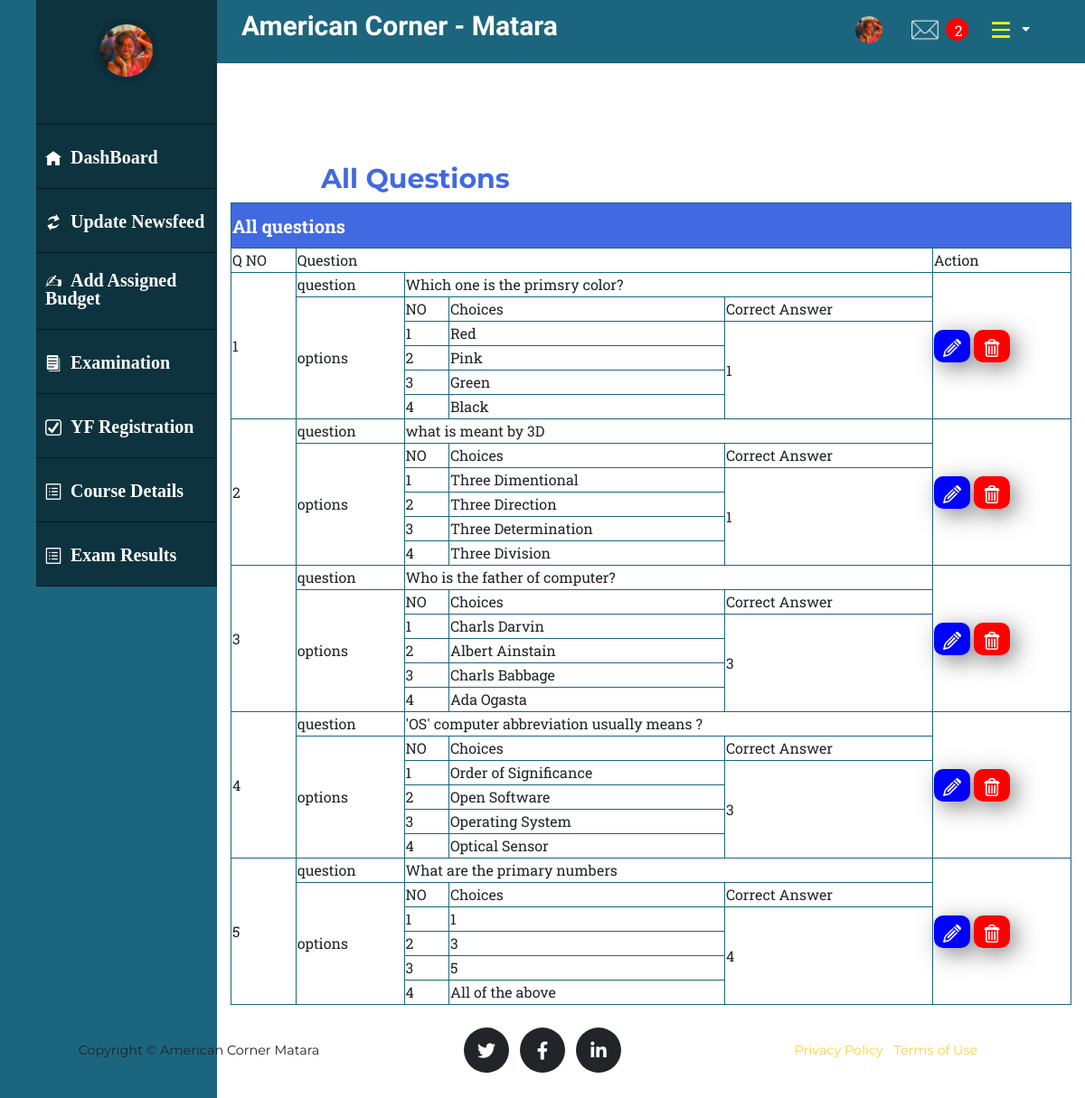
Screenshot of /index.php/Examination/see_questions/2 with the database file from the repository.
### tables this page shows
CREATE TABLE IF NOT EXISTS `question` (
  `id` int(10) NOT NULL AUTO_INCREMENT,
  `exam_id` int(10) NOT NULL,
  `subject_id` int(5) NOT NULL,
  `question` varchar(255) NOT NULL,
  `option_1` varchar(100) NOT NULL,
  `option_2` varchar(100) NOT NULL,
  `option_3` varchar(100) NOT NULL,
  `option_4` varchar(100) NOT NULL,
  `correct_answer` int(1) NOT NULL,
  `answer` int(2) NOT NULL,
  `Status` varchar(20) NOT NULL DEFAULT 'Active',
  PRIMARY KEY (`id`)
);

### application/controllers/Examination.php (called while the page is built, shortened)
<?php
class Examination extends CI_Controller {
     public function see_questions($id){
        $this->load->model("login_model");
        $data['results'] = $this->login_model->count_mesaage();
        $this->load->view('ADMIN/header',$data);
        $this->load->model('exam_model');
        $results = $this->exam_model->view_all_questions($id) ;
        $this->load->view('see_questions',['results' => $results]);
    }
}

### index.php (called while the page is built, shortened)
<?php
require_once BASEPATH.'core/CodeIgniter.php';

### application/models/exam_model.php (called while the page is built, shortened)
<?php
class exam_model extends CI_Model{
	public function view_all_questions($id)
	{
		return $this->db->get_where('question',['exam_id' => $id,'status'=> 'Active'])->result();
	}
}

### application/views/see_questions.php (the view, shortened to what this page needs)
    <div class ="right">
       <div class="container">
        <h4 >All Questions</h4>
            <table class="question-all-table " width="100%">
                <tr>
                  <th colspan="6">All questions</th>
                </tr>
                <tr>
                  <td>Q NO</td>
                  <td colspan="4">Question</td>
                  <td>Action</td>
                </tr>
                <?php
            $i = 1;
            foreach ($results as $result):?>
                <tr>
                  <td rowspan="6"><?= $i++; ?></td>
                  <td>question</td>
                  <td colspan="3"><?= $result->question; ?></td>
                  <td rowspan="6">
                    <a href="<?= base_url('index.php/Examination/edit_question/'.$result->id);?>"  class="edit-btn"  style="background: blue;" ><img src="<?php echo base_url('assests/img/cutom/edit.png')?>" width="20px" height="20px"></a>
                    <a href="<?= base_url('index.php/Examination/delete_question/'.$result->id);?>" class="edit-btn" style="background: red;" onclick="return confirm('Do you really want to delete this record?');"><img src="<?php echo base_url('assests/img/cutom/delete.png')?>" width="20px" height="20px"></a> </td>
                </tr>
                <tr>
                  <td rowspan="5">options</td>
                  <td>NO</td>
                  <td>Choices</td>
                  <td >Correct Answer</td>
                </tr>
                <tr>
                  <td>1</td>
                  <td><?= $result->option_1; ?></td>
                  <td rowspan="4"><?= $result->correct_answer; ?></td>
                </tr>
                <tr>
                  <td>2</td>
                  <td><?= $result->option_2; ?></td>
                </tr>
                <tr>
                  <td>3</td>
                  <td><?= $result->option_3; ?></td>
                </tr>
                <tr>
                  <td>4</td>
                  <td><?= $result->option_4; ?></td>
                </tr>
              <?php endforeach;?>
            </table>
        </div>
      </div>
  <footer class="footer">
    <div class="container">
      <div class="row align-items-center">
        <div class="col-md-4">
          <span class="copyright">Copyright &copy; American Corner Matara</span>
        </div>
        <div class="col-md-4">
          <ul class="list-inline social-buttons">
            <li class="list-inline-item">
              <a href="#">
                <i class="fab fa-twitter"></i>
              </a>
            </li>
            <li class="list-inline-item">
              <a href="#">
                <i class="fab fa-facebook-f"></i>
              </a>
            </li>
            <li class="list-inline-item">
              <a href="#">
                <i class="fab fa-linkedin-in"></i>
              </a>
            </li>
          </ul>
        </div>
        <div class="col-md-4">
          <ul class="list-inline quicklinks">
            <li class="list-inline-item">
              <a href="#">Privacy Policy</a>
            </li>
            <li class="list-inline-item">
              <a href="#">Terms of Use</a>
            </li>
          </ul>
        </div>
      </div>
    </div>
  </footer>
</body>
</html>

### assests/css/login.css (style rules this page uses)
.right { width: 80%; background: #fff; float: right; padding-top: 130px; height: 100%; }
.footer { clear: both; padding-left: 20%; }
.edit-btn { background: #4169E1; color: #fff; font-weight: bolder; text-transform: uppercase; font-size: 12px; padding: 10px; margin: 0px; border-radius: 10px; box-shadow: 6px 6px 29px -4px rgba(0, 0, 0, 0.75); cursor: pointer; text-decoration: none; transition: 0.4s; width: 120%; }
h4 { margin-left: 100px; margin-top: 50px; color: #4169E1; font-size: 30px; font-family: Arial; }

### assests/css/agency.css (style rules this page uses)
body { overflow-x: hidden; font-family: 'Roboto Slab', -apple-system, BlinkMacSystemFont, 'Segoe UI', Roboto, 'Helvetica Neue', Arial, sans-serif, 'Apple Color Emoji', 'Segoe UI Emoji', 'Segoe UI Symbol', 'Noto Color Emoji'; }
a { color: #fed136; }
h1, h2, h3, h4, h5, h6 { font-weight: 700; font-family: 'Montserrat', -apple-system, BlinkMacSystemFont, 'Segoe UI', Roboto, 'Helvetica Neue', Arial, sans-serif, 'Apple Color Emoji', 'Segoe UI Emoji', 'Segoe UI Symbol', 'Noto Color Emoji'; }
.footer { padding: 25px 0; text-align: center; }
.footer span.copyright { font-size: 90%; line-height: 40px; text-transform: none; font-family: 'Montserrat', -apple-system, BlinkMacSystemFont, 'Segoe UI', Roboto, 'Helvetica Neue', Arial, sans-serif, 'Apple Color Emoji', 'Segoe UI Emoji', 'Segoe UI Symbol', 'Noto Color Emoji'; }
.footer ul.quicklinks { font-size: 90%; line-height: 40px; margin-bottom: 0; text-transform: none; font-family: 'Montserrat', -apple-system, BlinkMacSystemFont, 'Segoe UI', Roboto, 'Helvetica Neue', Arial, sans-serif, 'Apple Color Emoji', 'Segoe UI Emoji', 'Segoe UI Symbol', 'Noto Color Emoji'; }
ul.social-buttons { margin-bottom: 0; }
ul.social-buttons li a { font-size: 20px; line-height: 50px; display: block; width: 50px; height: 50px; transition: all 0.3s; color: white; border-radius: 100%; outline: none; background-color: #212529; }

### assests/css/course.css (style rules this page uses)
.footer { margin-bottom: 500px; }

### assests/css/exam.css (style rules this page uses)
.question-all-table { border: 1px solid #1b667e; text-align: left; }
.question-all-table th { text-align: left; background: #4169E1; height: 50px; color: #fff; font-size: 20px; }
.question-all-table tr td { border: 1px solid #1b667e; }

### rows the page displays
question: question "Which one is the primsry color?", option_1 "Red", correct_answer "1", option_2 "Pink", option_3 "Green", option_4 "Black"
question: question "what is meant by 3D", option_1 "Three Dimentional", correct_answer "1", option_2 "Three Direction", option_3 "Three Determination", option_4 "Three Division"
question: question "Who is the father of computer?", option_1 "Charls Darvin", correct_answer "3", option_2 "Albert Ainstain", option_3 "Charls Babbage", option_4 "Ada Ogasta"
question: question "'OS' computer abbreviation usually means ?", option_1 "Order of Significance", correct_answer "3", option_2 "Open Software", option_3 "Operating System", option_4 "Optical Sensor"
question: question "What are the primary numbers", option_1 "1", correct_answer "4", option_2 "3", option_3 "5", option_4 "All of the above"

### other values shown
$results "2"
